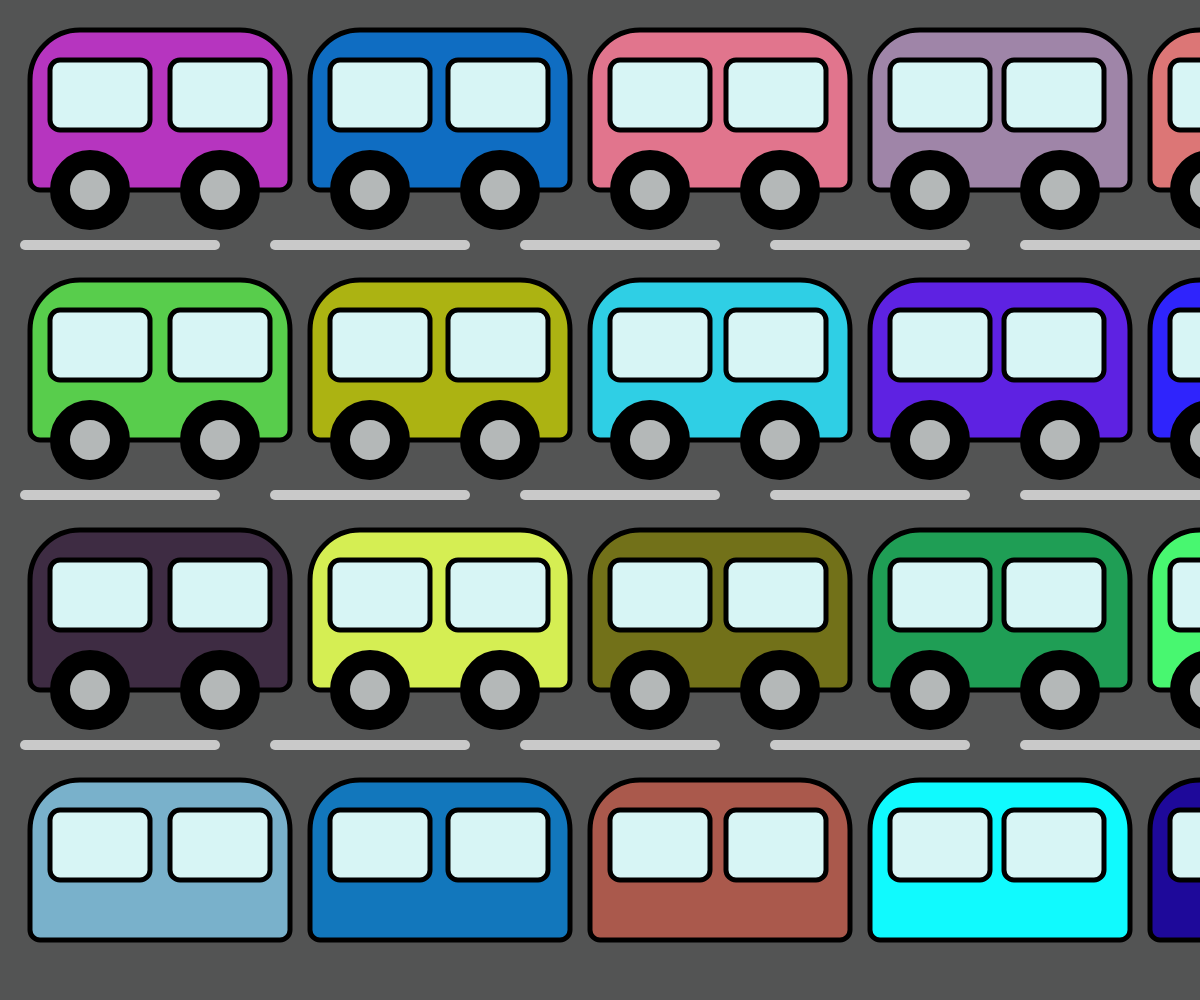
Frame 1 (no input)
Frame 60 (no input): identical to frame 1, image omitted
Frame 120 (the mouse pressed at the canvas centre since frame 60): identical to frame 1, image omitted

The p5.js sketch that drew this single still picture (run headless with seeded random() and noise() and a simulated clock; from frame 60 on, the mouse is pressed at the canvas centre):

// p5.js sketch
// ── sketch.js


function setup() {
  createCanvas(windowWidth, windowHeight);
  background(83, 84, 84);

  //zebra crossing
  push();
  noStroke();
  for (let d = 20; d < 1350; d += 250) {
    for (let c = 240; c < 900; c += 250) {
      fill(201, 201, 201);
      rect(d, c, 200, 10, 5, 5, 5, 5);
      
    }
  }
  pop();

  //coach
  for (let d = 30; d < 1250; d += 280) {
    for (let c = 30; c < 900; c += 250) {
      let r = random(255);
      let g = random(255);
      let b = random(255);
     
      strokeWeight(5);
      fill(r, g, b);
      rect(d, c, 260, 160, 50, 50, 10, 10);
    }
  }
  //Lwindows
  for (let d = 50; d < 1250; d += 280) {
    for (let c = 60; c < 900; c += 250) {
      fill(215, 245, 245);
      rect(d, c, 100, 70, 10, 10, 10, 10);
    }
  }
  //Rwindows
  for (let d = 170; d < 1350; d += 278) {
    for (let c = 60; c < 900; c += 250) {
      fill(215, 245, 245);
      rect(d, c, 100, 70, 10, 10, 10, 10);
    }
  }
  
  //Lw
  strokeWeight(20);
  for (let d = 90; d < 1250; d += 280) {
    for (let c = 190; c < 900; c += 250) {
      fill(180, 184, 184);
      ellipse(d, c, 60, 60);
    }
  }
  //Rw
  strokeWeight(20);
  for (let d = 220; d < 1350; d += 280) {
    for (let c = 190; c < 900; c += 250) {
      fill(180, 184, 184);
      ellipse(d, c, 60, 60);
    
    }
  }
}

function draw() {}
